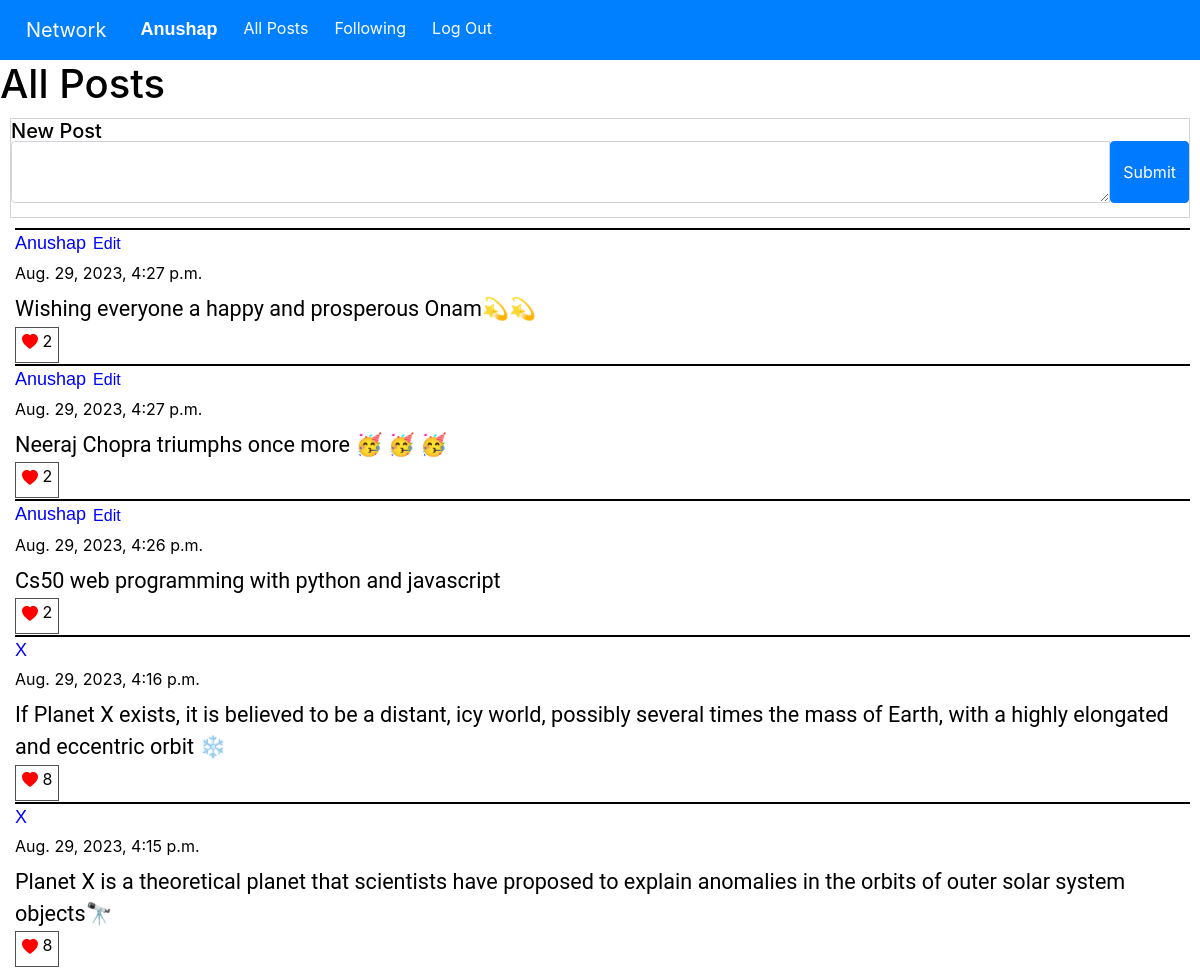
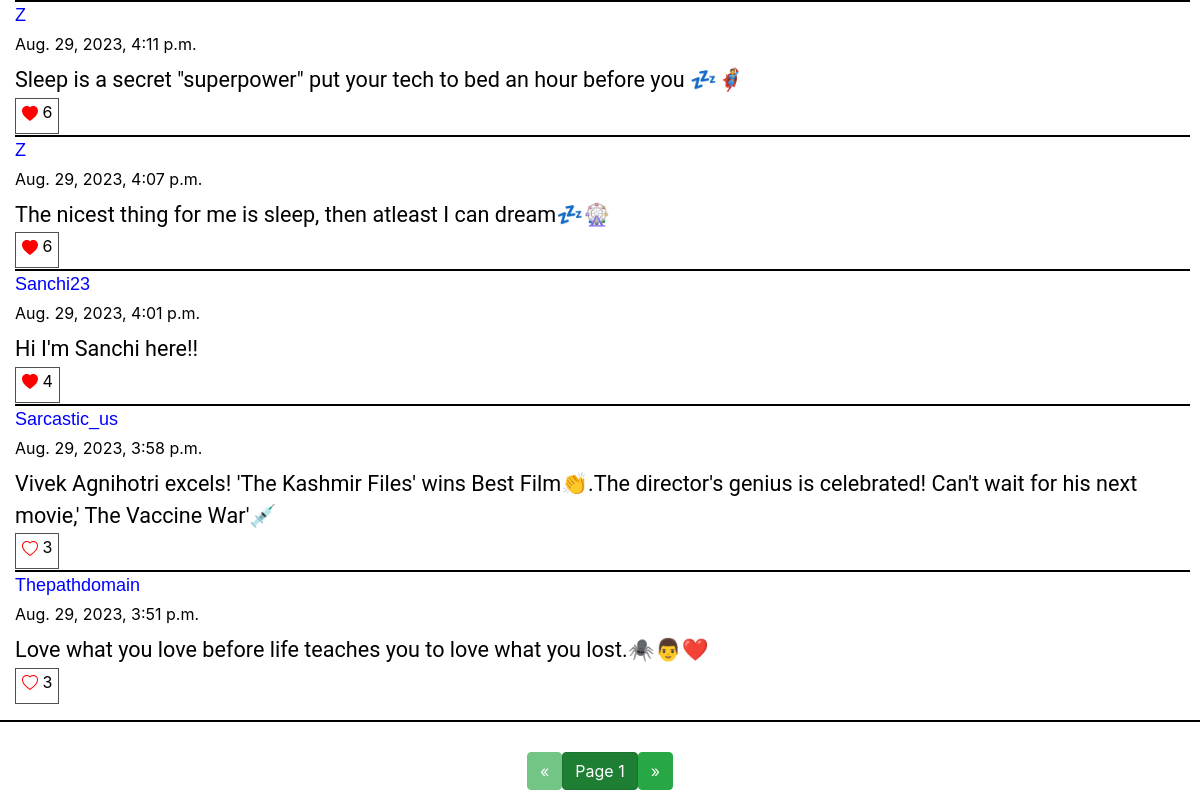
The app's page / (signed in) with its own data (2 pictures, top to bottom).
### network/models.py (models this page shows, shortened)
class User(AbstractUser):
    pass

class Posts(models.Model):
    content = models.TextField(blank=False)
    user = models.ForeignKey(User, on_delete=models.CASCADE, related_name="user_posts")
    like = models.IntegerField(default=0)
    time = models.DateTimeField(auto_now_add=True)

### network/views.py (the view)
# urls.py: path("", views.index, name="index"),
def index(request):
    posts = get_page(1)
    liked_posts = liked_list(posts, request.user)
    return render(request, "network/index.html", {
        "posts": posts,
        "liked_posts": liked_posts,
        "pages": "page"
    })

### network/views.py (called while the page is built)
def liked_list(posts, user):
    liked_posts = []
    for post in posts:
        for p in post.liked_usr.all():
            for usr in p.liked_users.all():
                if usr == user:
                    liked_posts.append(post.id)
    return liked_posts

def get_page(page_id):
    posts = Posts.objects.all().order_by('-time')
    return Paginator(posts, 10).page(page_id)

### network/templates/network/index.html (shortened to what this page needs)
{% extends "network/layout.html" %}
{% load static %}
{% block body %}
<h1>All Posts</h1>
    <div id="all_posts" style="position: relative; margin-bottom: 30px;">
        {% if request.user.is_authenticated %}
            <div id="post-form">
                <div style="border: 1px solid #D3D3D3;width: 100%;height: 100px">
                <h5 style="color:black;">New Post</h5>
                <form action="{% url 'new-post' %}" method="POST">
                    <div class="input-group" style="position: relative; top: -10px;">
                        <textarea class="form-control" aria-label="With textarea" rows="2" cols="1" name="content"></textarea>
                        <input type="submit" class="btn btn-primary" value="Submit">
                    </div>
                </form>
            </div>
        </div>
        {% endif %}
        <div id="posts">
            {% for post in posts %}
                <div class="post-item post-content" id="post-item-{{ post.id }}">
                        <p class="post-user">
                            <a href="{% url 'user-posts' post.user.id 1 %}" class="post-user" style="color: blue;"> {{ post.user }}</a>
                            {% if post.user ==  request.user %}
                                <button onclick="edit_request('{{ post.id }}');" type="button" class="btn btn-link" style="color: blue">Edit</button>
                            {% endif %}
                        </p>
                        <label class="time-data" style="color: black;">{{ post.time }}</label>
                        <br/>
                        <div class="post-text" style="color: black;" id="post-text-{{ post.id }}">{{ post.content }}</div>
                        {% if user.is_authenticated %}
                            {% if post.id in liked_posts %}
                                <div id="like-btn-{{ post.id }}">
                                    <button class="like-btn" onclick="like_post('{{ post.id }}');">
                                        <svg xmlns="http://www.w3.org/2000/svg" width="16" height="16" fill="red" class="bi bi-heart-fill" viewBox="0 0 16 16">
                                            <path fill-rule="evenodd" d="M8 1.314C12.438-3.248 23.534 4.735 8 15-7.534 4.736 3.562-3.248 8 1.314z"/>
                                        </svg>
                                        <label class="bi-heart" id="like-no-{{ post.id }}">{{ post.like }}</label>
                                    </button>
                                </div>
                            {% else %}
                                <div id="like-btn-{{ post.id }}">
                                    <button class="like-btn" onclick="like_post('{{ post.id }}');">
                                        <label class="bi-heart" id="like-no-{{ post.id }}">{{ post.like }}</label>
                                    </button>
                                </div>
                            {% endif %}
                        {% endif %}
                </div>
            {% endfor %}
        </div><hr style="border-color: black;border-bottom: 1px; border-style: solid;">
    </div>
    <nav aria-label="Page navigation">
            <ul class="pagination justify-content-center">
            {% if posts.has_previous %}
            <li>
                <a href="{% url pages posts.previous_page_number %}">
                <button class="btn btn-success"> &laquo; </button>
                </a>
            </li>
            {% else %}
            <li>
                <button class="btn btn-success" disabled> &laquo; </button>
            </li>
            {% endif %}
            <li>
                <a href="#">
                    <button class="btn btn-success active">Page {{ posts.number }}</button>
                </a>
            </li>
            {% if posts.has_next %}
            <li>
                <a href="{% url pages posts.next_page_number %}">
                    <button class="btn btn-success"> &raquo; </button>
                </a>
            </li>
            {% else %}
                <li>
                    <button class="btn btn-success" disabled> &raquo; </button>
                </li>
            {% endif %}
            </ul>
    </nav>
{% endblock %}

### network/templates/network/layout.html (shortened to what this page needs)
{% load static %}
<!DOCTYPE html>
<html lang="en">
    <head>
        <link rel="stylesheet" href="https://stackpath.bootstrapcdn.com/bootstrap/4.4.1/css/bootstrap.min.css">
        <link href="{% static 'network/styles.css' %}" rel="stylesheet">
    </head>
    <body>
        <nav class="navbar navbar-expand-lg navbar-dark" style="background-color:#007FFF;" id="bar">
            <a class="navbar-brand" href="{% url 'index' %}" style="color: white;">Network</a>
            <div>
              <ul class="navbar-nav mr-auto">
                {% if user.is_authenticated %}
                    <li class="nav-item">
                        <a class="nav-link post-user" href="{% url 'user-posts' user.id 1 %}" style="color: white;"><strong>{{ user.username }}</strong></a>
                    </li>
                {% endif %}
                <li class="nav-item">
                  <a class="nav-link" href="{% url 'index' %}" style="color: white;">All Posts</a>
                </li>
                {% if user.is_authenticated %}
                    <li class="nav-item">
                        <a class="nav-link" href="{% url 'following' 1 %}" style="color: white;">Following</a>
                    </li>
                    <li class="nav-item">
                        <a class="nav-link" href="{% url 'logout' %}" style="color: white;">Log Out</a>
                    </li>
                {% endif %}
              </ul>
            </div>
          </nav>
        <div class="body">
            {% block body %}
            {% endblock %}
        </div>
    </body>
</html>

### network/static/network/styles.css (style rules this page uses)
body { background-color: white; color: black; }
#bar { color: #007FFF; }
.navbar-nav { display: flex; flex-direction: row; }
.nav-item, .navbar-brand { padding-left: 10px; }
#post-form { color: black; margin: 10px; }
#posts { margin-left: 10px; margin-right: 10px; }
.post-item { border-top: 2px solid black; font-size: large; }
.post-content { color: black; margin-left: 5px; margin-bottom: 1px; }
.time-data { color: black; font-size: medium; margin-top: 1px; }
.like-btn { background-color: transparent; border: 1px solid #505050; font-size: medium; }
.post-text { font-family: Roboto; font-size: larger; margin-bottom: 1px; }
.post-user { color: black; font-family: Verdana, Geneva, Tahoma, sans-serif; text-transform: capitalize; font-size: large; margin-bottom: 1px; }
.btn-link { padding-left: 1px; padding-bottom: 1px; padding-top: 1px; }

### records on screen
User: username "Anushap"
Posts: user "Anushap", time "Aug. 29, 2023, 4:27 p.m.", content "Wishing everyone a happy and prosperous Onam💫💫", like "2"
Posts: user "Anushap", time "Aug. 29, 2023, 4:27 p.m.", content "Neeraj Chopra triumphs once more 🥳 🥳 🥳", like "2"
Posts: user "Anushap", time "Aug. 29, 2023, 4:26 p.m.", content "Cs50 web programming with python and javascript", like "2"
Posts: user "X", time "Aug. 29, 2023, 4:16 p.m.", content "If Planet X exists, it is believed to be a distant, icy world, possibly several times the mass of Earth, with a highly elongated and eccentric orbit ❄️", like "8"
Posts: user "X", time "Aug. 29, 2023, 4:15 p.m.", content "Planet X is a theoretical planet that scientists have proposed to explain anomalies in the orbits of outer solar system objects🔭", like "8"
Posts: user "Z", time "Aug. 29, 2023, 4:11 p.m.", content "Sleep is a secret \"superpower\" put your tech to bed an hour before you 💤🦸", like "6"
Posts: user "Z", time "Aug. 29, 2023, 4:07 p.m.", content "The nicest thing for me is sleep, then atleast I can dream💤🎡", like "6"
Posts: user "Sanchi23", time "Aug. 29, 2023, 4:01 p.m.", content "Hi I'm Sanchi here!!", like "4"
Posts: user "Sarcastic_us", time "Aug. 29, 2023, 3:58 p.m.", content "Vivek Agnihotri excels! 'The Kashmir Files' wins Best Film👏.The director's genius is celebrated! Can't wait for his next movie,' The Vaccine War'💉", like "3"
Posts: user "Thepathdomain", time "Aug. 29, 2023, 3:51 p.m.", content "Love what you love before life teaches you to love what you lost.🕷️👨❤️", like "3"

### other values on screen
{{ posts.number }} "1"
